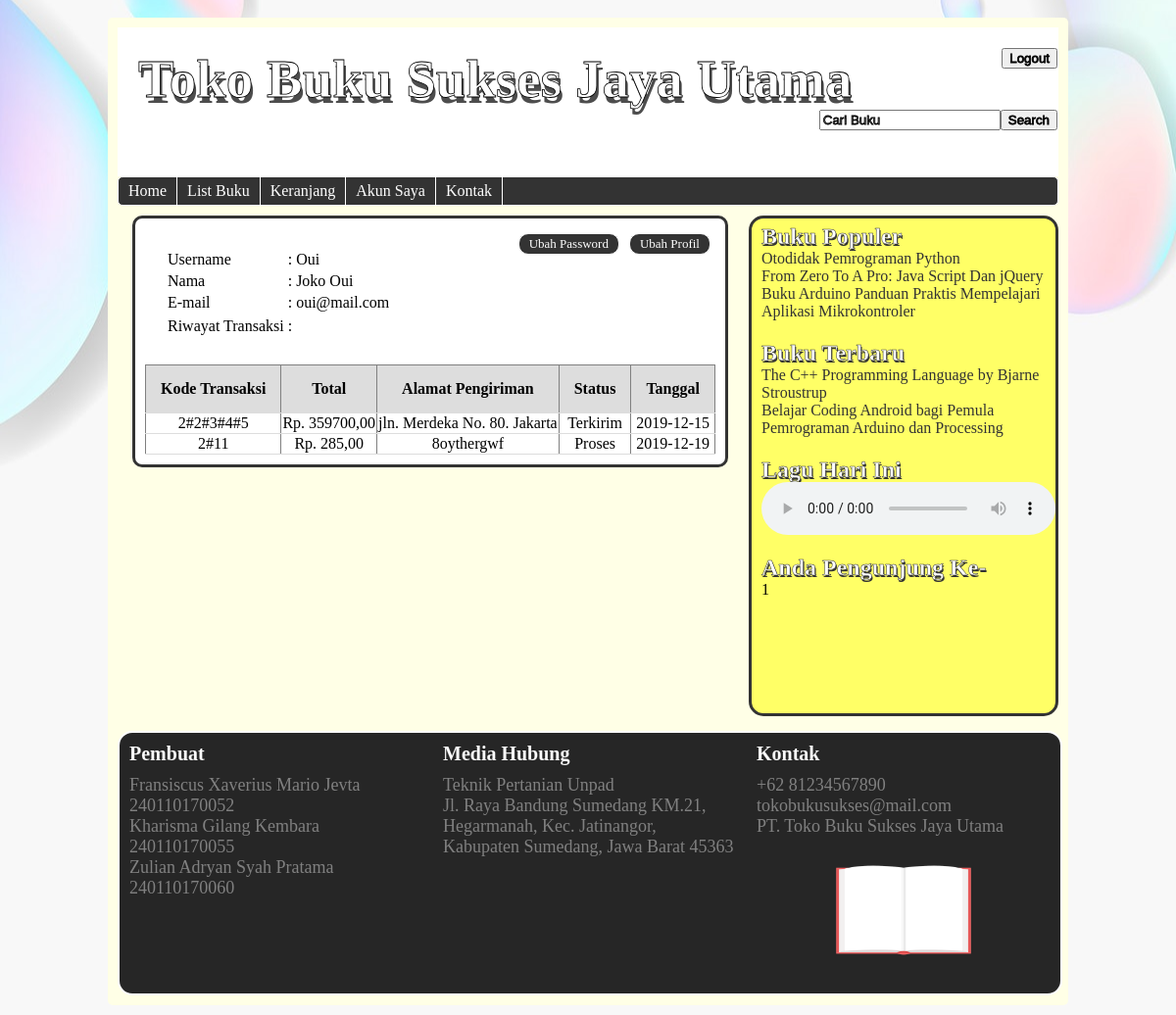
/?a=akun.php (signed in), run on the app's committed database.
### tables this page shows
CREATE TABLE IF NOT EXISTS `akun` (
  `id` int(11) NOT NULL AUTO_INCREMENT,
  `username` varchar(50) NOT NULL,
  `password` varchar(32) NOT NULL,
  `nama` varchar(50) NOT NULL,
  `email` varchar(80) NOT NULL,
  `sex` varchar(6) NOT NULL,
  `tanggal_daftar` date NOT NULL,
  `status` int(11) NOT NULL,
  `alamat` text NOT NULL,
  PRIMARY KEY (`id`)
);

CREATE TABLE IF NOT EXISTS `transaksi` (
  `id` int(11) NOT NULL AUTO_INCREMENT,
  `id_akun` int(11) NOT NULL,
  `id_transaksi` text NOT NULL,
  `total` text NOT NULL,
  `alamat` text NOT NULL,
  `bukti` text NOT NULL,
  `status` text NOT NULL,
  `tanggal` date NOT NULL,
  PRIMARY KEY (`id`)
);

CREATE TABLE IF NOT EXISTS `buku` (
  `id` int(11) NOT NULL AUTO_INCREMENT,
  `judul` varchar(80) NOT NULL,
  `penerbit` text NOT NULL,
  `penulis` text NOT NULL,
  `tahun_terbit` varchar(4) NOT NULL,
  `kategori` text NOT NULL,
  `deskripsi` text NOT NULL,
  `gambar` text NOT NULL,
  `harga` text NOT NULL,
  `stok` text NOT NULL,
  `popular` int(11) NOT NULL,
  `status` int(1) NOT NULL,
  `tanggal` date NOT NULL,
  PRIMARY KEY (`id`)
);

### akun/akun.php (the view)
<?php
    if (isset($_SESSION['admin']))header("location:?a=admin.php");
    else if(!isset($_SESSION['akun'])) header("location:?l=formlogin.inc");
    else {
        $id = $_SESSION['akun'];
        $mysqli = new mysqli('localhost','id11991958_root','usbww','id11991958_tokobuku') or die(mysqli_error($mysqli));
        $result = $mysqli->query("SELECT * FROM akun WHERE id='$id'") or die($mysqli->error);
        $isi = $result->fetch_assoc();
?>
<div id="content">
	<div id="single">
		<table border="0" style="margin:25px;">
            <tr>
                <td>Username</td>
                <td>:</td>
                <td>
                    <?php echo $isi['username'] ?>
                </td>
            </tr>
            <tr>
                <td>Nama</td>
                <td>:</td>
                <td>
                    <?php echo $isi['nama'] ?>
                </td>
            </tr>
            <tr>
                <td>E-mail</td>
                <td>:</td>
                <td>
                    <?php echo $isi['email'] ?>
                </td>
            </tr>
            <tr>
                <div id='more'><a href='?a=edit-prof.php&prof'>Ubah Profil</a></div>
                <div id='more'><a href='?a=edit-prof.php&pass'>Ubah Password</a></div>
            </tr>
            <tr>
                <td>Riwayat Transaksi</td>
                <td>:</td>
                <td>
                </td>
            </tr>
            <tr>
                <table border="1" style="border-collapse: collapse;margin:5px;">
                    <tr style="text-align: center; border-bottom: 1px solid #ddd; background-color:#ddd;">
                        <th style="padding:15px">Kode Transaksi</th>
                        <th style="padding:15px">Total</th>
                        <th style="padding:15px">Alamat Pengiriman</th>
                        <th style="padding:15px">Status</th>
                        <th style="padding:15px">Tanggal</th>
                    </tr>
                    <?php
                        $hasil = $mysqli->query("SELECT * FROM transaksi WHERE id_akun='$id'") or die($mysqli->error);
                        while($row = $hasil->fetch_assoc()):
                    ?>
                        <tr style="text-align: center; border-bottom: 1px solid #ddd;">
                            <td><?php echo $row['id_transaksi']; ?></td>
                            <td>Rp. <?php echo $row['total']; ?>,00</td>
                            <td><?php echo $row['alamat']; ?></td>
                            <td><?php echo $row['status']; ?></td>
                            <td><?php echo $row['tanggal']; ?></td>
                        </tr>
                    <?php endwhile; ?>
                </table>
            </tr>
		</table>
	</div>
</div>
<?php
    }
?>

### build/sidebar.inc (shortened to what this page needs)
<?php
	$database = mysqli_connect('localhost','id11991958_root','usbww','id11991958_tokobuku') or die("Ngga bisa konek, Alasan dari MySQL :".mysqli_error($mysqli));
?>
	<div id="sidebar">
		<li class="widget">
			<h2 style="color:white;text-shadow:#333333 1px 2px; -webkit-text-stroke:#333333 0.5px;font-family: cursive;">Buku Populer</h2>
			<ul>
				<?php
					$query1 = mysqli_query($database, "SELECT * FROM buku WHERE status = 1 ORDER BY popular DESC LIMIT 3");
					while ($data1 = mysqli_fetch_assoc($query1)) {
						echo "<li><a href='?b=detailbuku.php&lihat=".$data1['id']."'>".$data1['judul']."</a></li>";
					}
				?>
			</ul>
		</li>
		<li class="widget">
			<h2 style="color:white;text-shadow:#333333 1px 2px; -webkit-text-stroke:#333333 0.5px; font-family: cursive;">Buku Terbaru</h2>
			<ul>
				<?php
					$query2 = mysqli_query($database, "SELECT * FROM buku WHERE status = 1 ORDER BY tanggal DESC LIMIT 3");
					while ($data2 = mysqli_fetch_assoc($query2)) {
						echo "<li><a href='?b=detailbuku.php&lihat=".$data2['id']."'>".$data2['judul']."</a></li>";
					}
				?>
			</ul>
		</li>
		<li class="widget">
			<h2 style="color:white;text-shadow:#333333 1px 2px; -webkit-text-stroke:#333333 0.5px; font-family: cursive;">Lagu Hari Ini</h2>
			<ul>
				<audio controls><source src="audio/audio1.mp3" type="audio/mp3"></audio>
			</ul>
		</li>
		<li class="widget">
			<h2 style="color:white;text-shadow:#333333 1px 2px; -webkit-text-stroke:#333333 0.5px; font-family: cursive;"> Anda Pengunjung Ke-</h2>
			<ul>
				<li>
				</li>
			</ul>
		</li>
	</div>

### css/putih.css (style rules this page uses)
body { font-family:Calibri; background:url(bgsp.jpg); background-size:cover; background-attachment:fixed; background-position:center; }
#wrapper #content { width:620px; float:left; padding:10px; }
#wrapper #content #single { margin:5px; margin-top: 0px; background-color:white; border:#333333 3px solid; border-radius: 10px; padding:5px; font-size:13px; float:left; overflow:auto; }
#wrapper #content #single #more a { float:right; overflow:auto; padding:2px 10px 2px 10px; background:#333333; border:white 1px solid; -moz-border-radius:10px; -webkit-border-radius:10px; -o-border-radius:10px; margin-bottom:10px; margin-right:10px; margin-top:10px; text-align:center; text-decoration:none; color:white; }
#wrapper #sidebar { width:290px; height:485px; border:#333333 3px solid; border-radius: 15px; background-color: #ffff66; position:relative;top:10px; float:right; padding:10px; }
#wrapper #sidebar .widget { list-style:none; position: relative;top:-25px; }
#wrapper #sidebar .widget ul { list-style:none; margin-left:-40px; margin-top: -20px; }
#wrapper #sidebar .widget li a { color:#333333; text-decoration:none; }

### data on the page
akun: username "Oui", nama "Joko Oui", email "oui@mail.com"
transaksi: id_transaksi "2#2#3#4#5", total "359700", alamat "jln. Merdeka No. 80. Jakarta", status "Terkirim", tanggal "2019-12-15"
transaksi: id_transaksi "2#11", total "285", alamat "8oythergwf", status "Proses", tanggal "2019-12-19"
buku: judul "Otodidak Pemrograman Python"
buku: judul "From Zero To A Pro: Java Script Dan jQuery"
buku: judul "Buku Arduino Panduan Praktis Mempelajari Aplikasi Mikrokontroler"
buku: judul "The C++ Programming Language by Bjarne Stroustrup"
buku: judul "Belajar Coding Android bagi Pemula"
buku: judul "Pemrograman Arduino dan Processing"

### other printed values
$counter "1"
